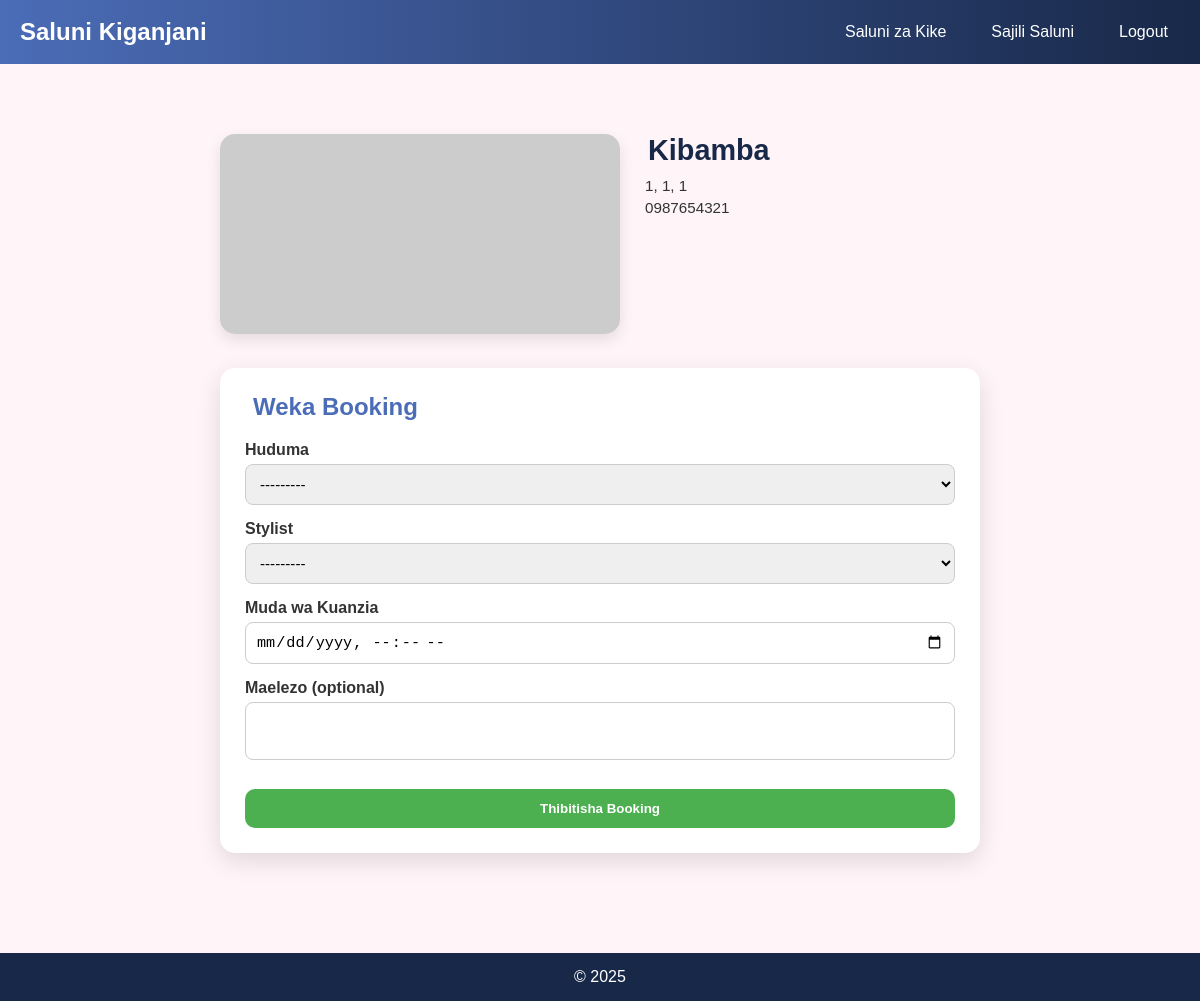
The page /booking/1/new/ (signed in) on the database its author committed.
### saluni_kike/models.py (models this page shows, shortened)
class Salon(models.Model):
    name = models.CharField(max_length=200)
    description = models.TextField(blank=True)
    address = models.CharField(max_length=300)
    region = models.CharField(max_length=100)
    district = models.CharField(max_length=100)
    street = models.CharField(max_length=200)
    latitude = models.DecimalField(max_digits=9, decimal_places=6, blank=True, null=True)
    longitude = models.DecimalField(max_digits=9, decimal_places=6, blank=True, null=True)
    phone = models.CharField(validators=[PHONE_REGEX], max_length=16, blank=True, null=True)
    email = models.EmailField(blank=True, null=True)
    website = models.URLField(blank=True, null=True)
    facebook = models.URLField(blank=True, null=True)   # Facebook link
    instagram = models.URLField(blank=True, null=True)  # Instagram link
    opening_hours = models.JSONField(blank=True, null=True)
    created_at = models.DateTimeField(auto_now_add=True)
    updated_at = models.DateTimeField(auto_now=True)
    class Meta:
        ordering = ['name']

### saluni_kike/views.py (the view)
# urls.py: path('booking/<int:salon_id>/new/', views.create_booking, name='create_booking'),
@login_required
def create_booking(request, salon_id):
    salon = get_object_or_404(Salon, id=salon_id)
    customer = request.user  # already a Customer instance
    if request.method == "POST":
        form = BookingForm(request.POST, salon=salon)
        if form.is_valid():
            booking = form.save(commit=False)
            booking.salon = salon
            booking.customer = customer
            booking.status = 'pending'
            booking.save()
            return redirect('booking_detail', booking_id=booking.id)
    else:
        form = BookingForm(salon=salon)
    return render(request, 'saluni_kike/create_booking.html', {
        'salon': salon,
        'form': form,
    })

### saluni_kike/forms.py
class BookingForm(forms.ModelForm):
    class Meta:
        model = Booking
        fields = ['service', 'stylist', 'start_datetime', 'notes']
        widgets = {
            'start_datetime': forms.DateTimeInput(attrs={'type': 'datetime-local'}),
            'notes': forms.Textarea(attrs={'rows': 2}),
        }
    def __init__(self, *args, **kwargs):
        salon = kwargs.pop('salon', None)
        super().__init__(*args, **kwargs)
        if salon:
            self.fields['service'].queryset = salon.services.all()
            self.fields['stylist'].queryset = salon.stylists.all()
            self.fields['stylist'].required = False  # optional
        else:
            self.fields['service'].queryset = Booking.objects.none()
            self.fields['stylist'].queryset = Booking.objects.none()
        self.fields['start_datetime'].input_formats = ['%Y-%m-%dT%H:%M']

### saluni_kike/templates/saluni_kike/create_booking.html (shortened to what this page needs)
{% extends "base.html" %}
{% block content %}
<section class="booking-section">
    <div class="container">
        <div class="salon-header">
            <div class="salon-image">
                {% if salon.picha_kuu %}
                    <img src="{{ salon.picha_kuu.url }}" alt="{{ salon.name }}">
                {% else %}
                    <img src="https://picsum.photos/800/400?random=1" alt="{{ salon.name }}">
                {% endif %}
            </div>
            <div class="salon-info">
                <h1> {{ salon.name }}</h1>
                <p>
                    {{ salon.street }}, {{ salon.district }}, {{ salon.region }}
                </p>
                {% if salon.phone %}
                <p>
                    {{ salon.phone }}
                </p>
                {% endif %}
            </div>
        </div>
        <div class="booking-form-card">
            <h2> Weka Booking</h2>
            <form method="post">
                <div class="form-group">
                    <label for="{{ form.service.id_for_label }}">Huduma</label>
                    {{ form.service }}
                </div>
                <div class="form-group">
                    <label for="{{ form.stylist.id_for_label }}">Stylist</label>
                    {{ form.stylist }}
                </div>
                <div class="form-group">
                    <label for="{{ form.start_datetime.id_for_label }}">Muda wa Kuanzia</label>
                    {{ form.start_datetime }}
                </div>
                <div class="form-group">
                    <label for="{{ form.notes.id_for_label }}">Maelezo (optional)</label>
                    {{ form.notes }}
                </div>
                <button type="submit" class="submit-btn">Thibitisha Booking</button>
            </form>
        </div>
    </div>
</section>
{% endblock %}

### saluni_kike/templates/base.html (style rules this page uses)
* { margin:0; padding:0; box-sizing:border-box; }
body { font-family: 'Mulish', sans-serif; background:#f9f9f9; color:#333; }

### saluni_kike/templates/saluni_kike/create_booking.html (style rules this page uses)
body { font-family: 'Poppins', sans-serif; background:#fff5f8; color:#333; }
.container { max-width:800px; margin:30px auto; padding:20px; }
.salon-header { display:flex; flex-wrap:wrap; gap:20px; margin-bottom:30px; }
.salon-image img { width:100%; max-width:400px; border-radius:15px; box-shadow:0 6px 15px rgba(0,0,0,0.1); }
.salon-info { flex:1; min-width:200px; }
.salon-info h1 { font-size:1.8rem; color:#182848; margin-bottom:10px; display:flex; align-items:center; gap:8px; }
.salon-info p { font-size:0.95rem; margin:5px 0; display:flex; align-items:center; gap:5px; }
.booking-form-card { background:#fff; padding:25px; border-radius:15px; box-shadow:0 8px 25px rgba(0,0,0,0.12); }
.booking-form-card h2 { font-size:1.5rem; margin-bottom:20px; color:#4b6cb7; display:flex; align-items:center; gap:8px; }
.form-group { margin-bottom:15px; }
label { font-weight:600; display:block; margin-bottom:5px; }
select, input, textarea { width:100%; padding:10px; border:1px solid #ccc; border-radius:8px; font-size:0.95rem; }
textarea { resize:none; }
.submit-btn { width:100%; padding:12px; background:#4caf50; color:white; font-weight:bold; border:none; border-radius:10px; cursor:pointer; margin-top:10px; }

### rows shown on the page
Salon: name "Kibamba", street "1", district "1", region "1", phone "0987654321"

### other values the page prints
{{ year|default:2025 }} "2025"
